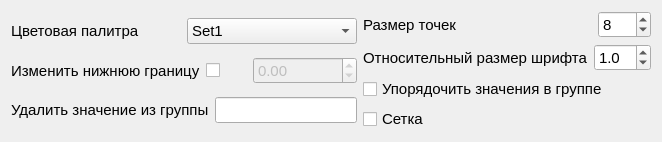
                <widget class="QWidget" name="tab_2">
                 <attribute name="title">
                  <string>Корреляционные графики</string>
                 </attribute>
                 <layout class="QGridLayout" name="gridLayout_8">
                  <item row="0" column="0">
                   <layout class="QHBoxLayout" name="horizontalLayout_70">
                    <item>
                     <layout class="QVBoxLayout" name="verticalLayout_33">
                      <item>
                       <layout class="QHBoxLayout" name="horizontalLayout_32">
                        <item>
                         <widget class="QLabel" name="lb_corr_color_pallete_3">
                          <property name="font">
                           <font>
                            <pointsize>11</pointsize>
                           </font>
                          </property>
                          <property name="text">
                           <string>Цветовая палитра</string>
                          </property>
                         </widget>
                        </item>
                        <item>
                         <widget class="QComboBox" name="comboBox_color_pal_corr">
                          <property name="font">
                           <font>
                            <pointsize>11</pointsize>
                           </font>
                          </property>
                          <item>
                           <property name="text">
                            <string>Set1</string>
                           </property>
                          </item>
                          <item>
                           <property name="text">
                            <string>Set2</string>
                           </property>
                          </item>
                          <item>
                           <property name="text">
                            <string>Set3</string>
                           </property>
                          </item>
                          <item>
                           <property name="text">
                            <string>Paired</string>
                           </property>
                          </item>
                          <item>
                           <property name="text">
                            <string>Accent</string>
                           </property>
                          </item>
                          <item>
                           <property name="text">
                            <string>Pastel1</string>
                           </property>
                          </item>
                          <item>
                           <property name="text">
                            <string>Pastel2</string>
                           </property>
                          </item>
                          <item>
                           <property name="text">
                            <string>Dark2</string>
                           </property>
                          </item>
                          <item>
                           <property name="text">
                            <string>rocket</string>
                           </property>
                          </item>
                          <item>
                           <property name="text">
                            <string>mako</string>
                           </property>
                          </item>
                          <item>
                           <property name="text">
                            <string>flare</string>
                           </property>
                          </item>
                          <item>
                           <property name="text">
                            <string>crest</string>
                           </property>
                          </item>
                          <item>
                           <property name="text">
                            <string>viridis</string>
                           </property>
                          </item>
                          <item>
                           <property name="text">
                            <string>plasma</string>
                           </property>
                          </item>
                          <item>
                           <property name="text">
                            <string>inferno</string>
                           </property>
                          </item>
                          <item>
                           <property name="text">
                            <string>magma</string>
                           </property>
                          </item>
                          <item>
                           <property name="text">
                            <string>cividis</string>
                           </property>
                          </item>
                          <item>
                           <property name="text">
                            <string>Greys</string>
                           </property>
                          </item>
                          <item>
                           <property name="text">
                            <string>Reds</string>
                           </property>
                          </item>
                          <item>
                           <property name="text">
                            <string>Greens</string>
                           </property>
                          </item>
                          <item>
                           <property name="text">
                            <string>Blues</string>
                           </property>
                          </item>
                          <item>
                           <property name="text">
                            <string>Oranges</string>
                           </property>
                          </item>
                          <item>
                           <property name="text">
                            <string>Purples</string>
                           </property>
                          </item>
                          <item>
                           <property name="text">
                            <string>YlOrRd</string>
                           </property>
                          </item>
                          <item>
                           <property name="text">
                            <string>tab10</string>
                           </property>
                          </item>
                          <item>
                           <property name="text">
                            <string>deep</string>
                           </property>
                          </item>
                          <item>
                           <property name="text">
                            <string>muted</string>
                           </property>
                          </item>
                          <item>
                           <property name="text">
                            <string>pastel</string>
                           </property>
                          </item>
                          <item>
                           <property name="text">
                            <string>bright</string>
                           </property>
                          </item>
                          <item>
                           <property name="text">
                            <string>dark</string>
                           </property>
                          </item>
                          <item>
                           <property name="text">
                            <string>colorblind</string>
                           </property>
                          </item>
                          <item>
                           <property name="text">
                            <string>tab20</string>
                           </property>
                          </item>
                          <item>
                           <property name="text">
                            <string>tab20b</string>
                           </property>
                          </item>
                          <item>
                           <property name="text">
                            <string>tab20c</string>
                           </property>
                          </item>
                         </widget>
                        </item>
                       </layout>
                      </item>
                      <item>
                       <layout class="QHBoxLayout" name="horizontalLayout_67">
                        <item>
                         <widget class="QLabel" name="lb_del_hue_4">
                          <property name="font">
                           <font>
                            <pointsize>11</pointsize>
                           </font>
                          </property>
                          <property name="toolTip">
                           <string>Далеко не обязательный параметр. Можно ввести несколько значений.</string>
                          </property>
                          <property name="text">
                           <string>Изменить нижнюю границу</string>
                          </property>
                         </widget>
                        </item>
                        <item>
                         <widget class="QCheckBox" name="check_change_corr_fig_down_limit">
                          <property name="enabled">
                           <bool>true</bool>
                          </property>
                          <property name="font">
                           <font>
                            <pointsize>11</pointsize>
                           </font>
                          </property>
                          <property name="text">
                           <string/>
                          </property>
                          <property name="checked">
                           <bool>false</bool>
                          </property>
                         </widget>
                        </item>
                        <item>
                         <widget class="QDoubleSpinBox" name="doubleSpinBox_corr_figs">
                          <property name="enabled">
                           <bool>false</bool>
                          </property>
                          <property name="font">
                           <font>
                            <pointsize>11</pointsize>
                           </font>
                          </property>
                          <property name="minimum">
                           <double>-100000.000000000000000</double>
                          </property>
                          <property name="maximum">
                           <double>1000000.000000000000000</double>
                          </property>
                         </widget>
                        </item>
                       </layout>
                      </item>
                      <item>
                       <layout class="QHBoxLayout" name="horizontalLayout_33">
                        <item>
                         <widget class="QLabel" name="lb_del_hue_3">
                          <property name="font">
                           <font>
                            <pointsize>11</pointsize>
                           </font>
                          </property>
                          <property name="toolTip">
                           <string>Далеко не обязательный параметр. Можно ввести несколько значений.</string>
                          </property>
                          <property name="text">
                           <string>Удалить значение из группы</string>
                          </property>
                         </widget>
                        </item>
                        <item>
                         <widget class="QLineEdit" name="del_hue">
                          <property name="font">
                           <font>
                            <pointsize>11</pointsize>
                           </font>
                          </property>
                          <property name="toolTip">
                           <string/>
                          </property>
                         </widget>
                        </item>
                       </layout>
                      </item>
                     </layout>
                    </item>
                    <item>
                     <layout class="QVBoxLayout" name="verticalLayout_21">
                      <item>
                       <layout class="QHBoxLayout" name="horizontalLayout_68">
                        <item>
                         <widget class="QLabel" name="lb_del_hue_5">
                          <property name="font">
                           <font>
                            <pointsize>11</pointsize>
                           </font>
                          </property>
                          <property name="toolTip">
                           <string>Далеко не обязательный параметр. Можно ввести несколько значений.</string>
                          </property>
                          <property name="text">
                           <string>Размер точек</string>
                          </property>
                         </widget>
                        </item>
                        <item>
                         <widget class="QSpinBox" name="spinBox_points_corrFIGS">
                          <property name="sizePolicy">
                           <sizepolicy hsizetype="Fixed" vsizetype="Fixed">
                            <horstretch>0</horstretch>
                            <verstretch>0</verstretch>
                           </sizepolicy>
                          </property>
                          <property name="font">
                           <font>
                            <pointsize>11</pointsize>
                           </font>
                          </property>
                          <property name="minimum">
                           <number>1</number>
                          </property>
                          <property name="maximum">
                           <number>150</number>
                          </property>
                          <property name="value">
                           <number>8</number>
                          </property>
                         </widget>
                        </item>
                       </layout>
                      </item>
                      <item>
                       <layout class="QHBoxLayout" name="horizontalLayout_69">
                        <item>
                         <widget class="QLabel" name="lb_color_pal_box_12">
                          <property name="sizePolicy">
                           <sizepolicy hsizetype="Expanding" vsizetype="Preferred">
                            <horstretch>0</horstretch>
                            <verstretch>0</verstretch>
                           </sizepolicy>
                          </property>
                          <property name="font">
                           <font>
                            <pointsize>11</pointsize>
                           </font>
                          </property>
                          <property name="text">
                           <string>Относительный размер шрифта</string>
                          </property>
                         </widget>
                        </item>
                        <item>
                         <widget class="QDoubleSpinBox" name="doubleSpinBox_corr_figs_fontscale">
                          <property name="font">
                           <font>
                            <pointsize>11</pointsize>
                           </font>
                          </property>
                          <property name="decimals">
                           <number>1</number>
                          </property>
                          <property name="minimum">
                           <double>0.100000000000000</double>
                          </property>
                          <property name="maximum">
                           <double>25.000000000000000</double>
                          </property>
                          <property name="singleStep">
                           <double>0.100000000000000</double>
                          </property>
                          <property name="value">
                           <double>1.000000000000000</double>
                          </property>
                         </widget>
                        </item>
                       </layout>
                      </item>
                      <item>
                       <widget class="QCheckBox" name="check_sort_or_not_corr_figs">
                        <property name="font">
                         <font>
                          <pointsize>11</pointsize>
                         </font>
                        </property>
                        <property name="toolTip">
                         <string>Без флажка порядок будет таким, какой он в таблице</string>
                        </property>
                        <property name="text">
                         <string>Упорядочить значения в группе</string>
                        </property>
                        <property name="checked">
                         <bool>false</bool>
                        </property>
                       </widget>
                      </item>
                      <item>
                       <widget class="QCheckBox" name="check_setka">
                        <property name="font">
                         <font>
                          <pointsize>11</pointsize>
                         </font>
                        </property>
                        <property name="toolTip">
                         <string/>
                        </property>
                        <property name="text">
                         <string>Сетка</string>
                        </property>
                        <property name="checked">
                         <bool>false</bool>
                        </property>
                       </widget>
                      </item>
                     </layout>
                    </item>
                   </layout>
                  </item>
                 </layout>
                </widget>
